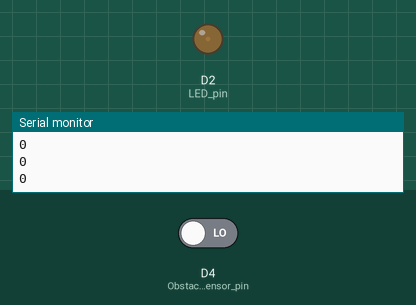
This sketch was run on a simulated ESP8266 (NodeMCU). On the bench: output pins drawn as LEDs (lit = HIGH), the last lines printed to the serial monitor. Dashed ring = blinking. Inputs (shaded band) come from the test bench; at power-on: D4 (Obstacle_sensor_pin) LOW.

Above: at 6.8 s.
6.9 s: D4 (Obstacle_sensor_pin) driven HIGH
At 9.8 s:
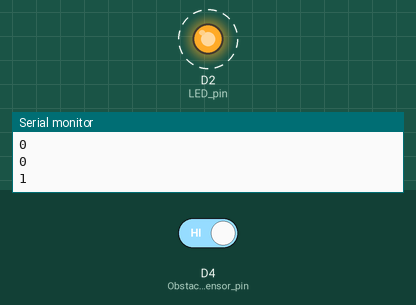
Timing chart, 0 to 20.6 s (numbered marks = the images above; inputs shaded):
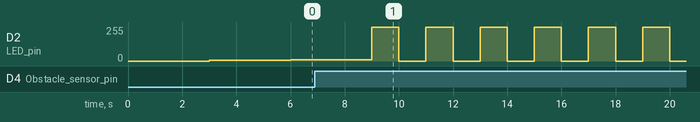

Measured:
- by itself, D2 (LED_pin): alternates 255/255 for 1.0 s and 0/255 for 1.0 s

The sketch:

sketch_jun30a.ino
```cpp
int brightness = 0;
int fadeAmount = 5;

void setup() {
  pinMode(D2, OUTPUT);    // LED pin
  pinMode(D4, INPUT);     // Obstacle sensor pin
  Serial.begin(9600);
}

void loop() {
  bool obstacleDetected = digitalRead(D4);
  Serial.println(obstacleDetected);
  if (obstacleDetected) {
    digitalWrite(D2, HIGH);
    delay(1000);
    digitalWrite(D2, LOW);
    delay(1000);
  } else {
    analogWrite(D2, brightness);
    brightness += fadeAmount;

    if (brightness <= 0 || brightness >= 255) {
      fadeAmount = -fadeAmount;
    }

    delay(3000);
  }
}
```
